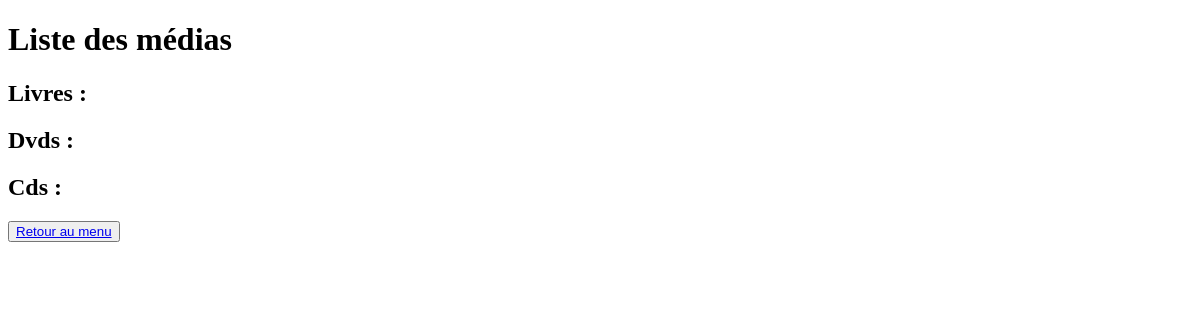
Before: /librarian/medias_list with the older database file.
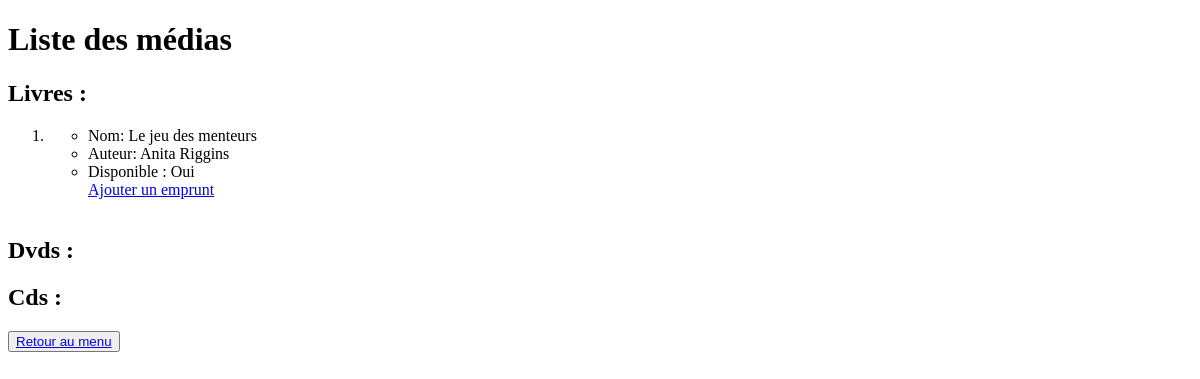
After: the same page with the newer database file.
### librarian/models.py (models this page shows)
class Media(models.Model):
    name = models.fields.CharField(max_length=150)
    borrowingDate = models.fields.DateField(null=True, blank=True)
    availability = models.fields.BooleanField(default="True")
    borrower = models.ForeignKey(Borrower, on_delete=models.SET_NULL, null=True, blank=True)

class Book(Media):
    author = models.fields.CharField(max_length=150)

class Media(models.Model):
    name = models.fields.CharField(max_length=150)
    borrowingDate = models.fields.DateField(null=True, blank=True)
    availability = models.fields.BooleanField(default="True")
    borrower = models.ForeignKey(Borrower, on_delete=models.SET_NULL, null=True, blank=True)

### librarian/views.py (the view)
# urls.py: path('medias_list', librarian_views.medias_list, name='medias_list'),
def medias_list(request):
    books = Book.objects.all()
    dvds = Dvd.objects.all()
    cds = Cd.objects.all()
    boardgames = BoardGame.objects.all()
    return render(request,
                  'librarian/medias_list.html',
                  {'books': books, 'dvds': dvds, 'cds': cds, 'boardgames': boardgames})

### librarian/templates/librarian/medias_list.html (shortened to what this page needs)
<!DOCTYPE html>
<html lang="fr">
<head>
</head>
<body>
    <h1>Liste des médias</h1>
    <h2>Livres :</h2>
    <ol>
        {% for book in books %}
        <li>
            <ul>
                <li>Nom: {{ book.name }}</li>
                <li>Auteur: {{ book.author }}</li>
                {% if book.availability == True %}
                <li>Disponible :  Oui</li>
                <a href="{% url 'borrowing_book' book.id %}">Ajouter un emprunt</a>
                {% else %}
                <li>Disponible: Non </li>
                <li>Emprunteur: {{ book.borrower }}</li>
                <li>Date d'emprunt: {{ book.borrowingDate }}</li>
                {% endif %}
            </ul>
            <br>
        </li>
        {% endfor %}
    </ol>
    <h2>Dvds :</h2>
    <h2>Cds :</h2>
<button><a href="/librarian/">Retour au menu</a></button>
</body>
</html>

Changed rows visible on the page:
added Book: name "Le jeu des menteurs", author "Anita Riggins"
